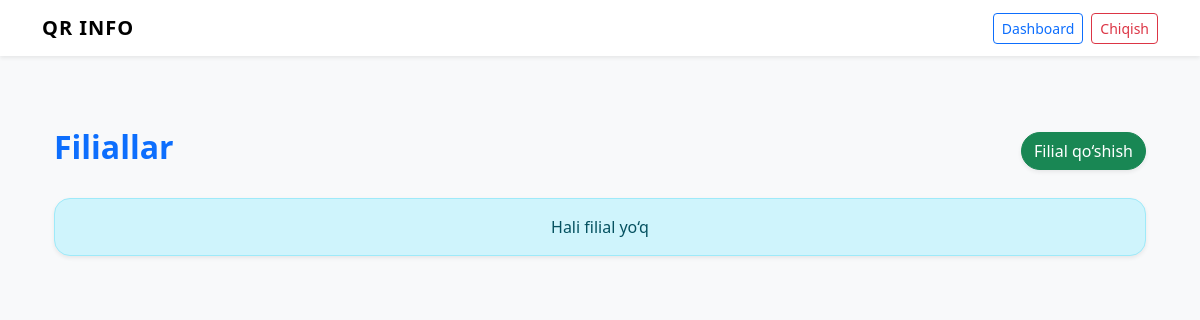
/branches (signed in), run on an earlier commit of the app's database.
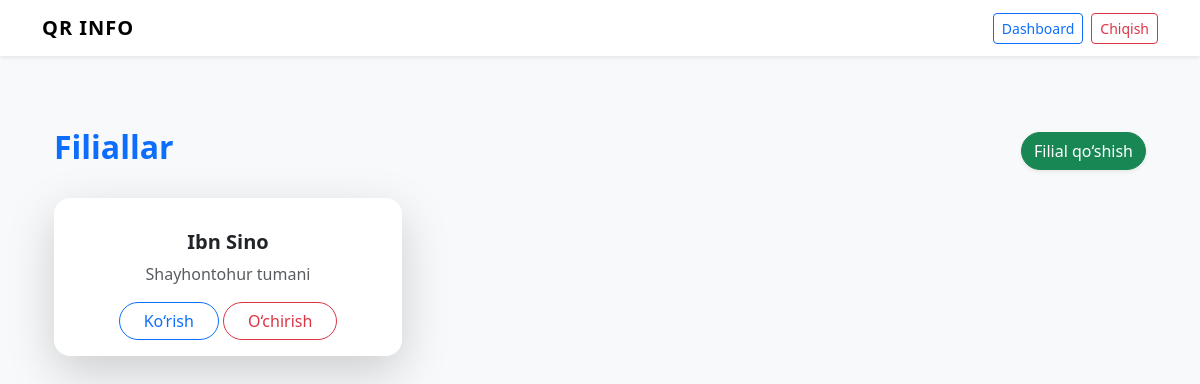
And on a later commit of the database.
### models.py (models this page shows, shortened)
class Branch(db.Model):
    __tablename__ = "branches"
    id = db.Column(db.Integer, primary_key=True)
    name = db.Column(db.String(200), nullable=False, unique=True)
    address = db.Column(db.String(255), nullable=True)
    created_at = db.Column(db.DateTime, default=datetime.utcnow)
    products = db.relationship("Product", backref="branch", lazy=True, cascade="all, delete-orphan")

### app.py (the view)
@app.route("/branches")
def branch_list():
    branches = Branch.query.all()
    return render_template("branches.html", branches=branches)

### templates/branches.html (shortened to what this page needs)
{% extends "base.html" %}
{% block content %}
<div class="container mt-5">
  <div class="d-flex justify-content-between align-items-center mb-4">
    <h2 class="fw-bold text-primary">
       Filiallar
    </h2>
    <a href="{{ url_for('branch_add') }}" class="btn btn-success rounded-pill shadow-sm">
       Filial qo‘shish
    </a>
  </div>
  {% if branches %}
  <div class="row g-4">
    {% for b in branches %}
    <div class="col-md-4 col-sm-6">
      <div class="card shadow-lg border-0 rounded-4 h-100">
        <div class="card-body text-center">
          <h5 class="card-title fw-bold">{{ b.name }}</h5>
          <p class="text-muted">
             {{ b.address or "Manzil kiritilmagan" }}
          </p>
          <a href="{{ url_for('branch_dashboard', branch_id=b.id) }}"
           class="btn btn-outline-primary rounded-pill px-4">
           Ko‘rish
        </a>
            <form action="{{ url_for('branch_delete', branch_id=b.id) }}" method="POST" class="d-inline">
              <button type="submit" class="btn btn-outline-danger rounded-pill px-4"
                      onclick="return confirm('Haqiqatan ham o‘chirmoqchimisiz?');">
                 O‘chirish
              </button>
        </form>
        </div>
      </div>
    </div>
    {% endfor %}
  </div>
  {% else %}
    <div class="alert alert-info text-center rounded-4 shadow-sm">
       Hali filial yo‘q
    </div>
  {% endif %}
</div>
{% endblock %}

### templates/base.html (shortened to what this page needs)
<!doctype html>
<html lang="uz">
<head>
  <link href="https://cdn.jsdelivr.net/npm/bootstrap@5.3.3/dist/css/bootstrap.min.css" rel="stylesheet">
</head>
<body class="bg-light">
  <nav class="navbar navbar-expand-lg bg-white shadow-sm">
    <div class="container">
      <a class="navbar-brand brand-badge" href="#">QR INFO</a>
      {% if session.get('admin') %}
      <div class="ms-auto d-flex gap-2">
        <a class="btn btn-sm btn-outline-primary" href="{{ url_for('dashboard') }}">Dashboard</a>
        <a class="btn btn-sm btn-outline-danger" href="{{ url_for('auth.logout') }}">Chiqish</a>
      </div>
      {% endif %}
    </div>
  </nav>
  <main class="container py-4">
    {% block content %}{% endblock %}
  </main>
</body>
</html>

### templates/base.html (style rules this page uses)
.brand-badge { font-weight:700;letter-spacing:1px }
.card { border-radius:1rem }

What changed in the data, as far as the page shows it:
added Branch: name "Ibn Sino", address "Shayhontohur tumani"
Also different on the page:
text no longer shown: "Hali filial yo‘q"
